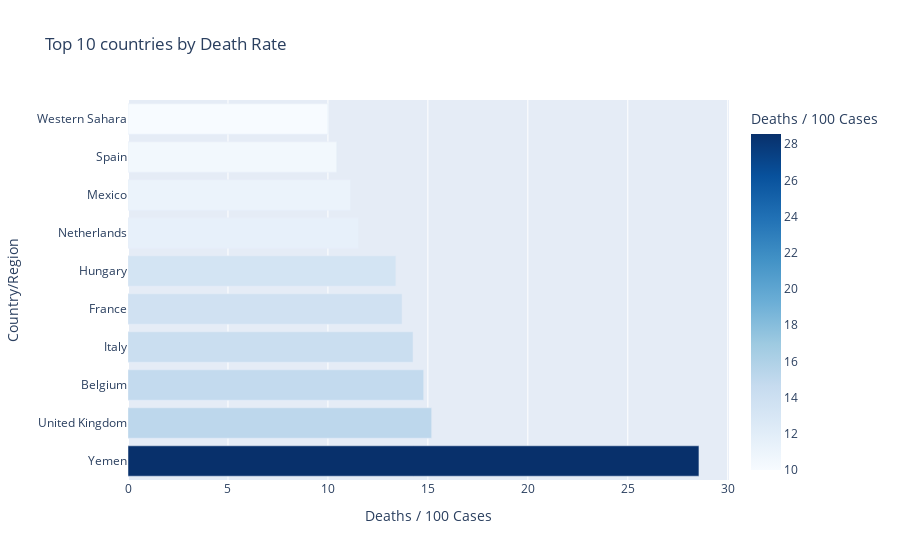

The notebook cell saved with this chart:
### Code cell
top_countries = df.nlargest(10, "Deaths / 100 Cases")
fig = px.bar(top_countries,x="Deaths / 100 Cases",y="Country/Region",
        orientation= "h", title = "Top 10 countries by Death Rate",
        color="Deaths / 100 Cases",color_continuous_scale="Blues")

fig.show()

### Figure 1 — Plotly figure (JSON) as saved in the notebook; plotly's stock layout.template omitted (floating-point values rounded to 4 significant figures)
{"data": [{"hovertemplate": "Deaths / 100 Cases=%{marker.color}<br>Country/Region=%{y}<extra></extra>", "legendgroup": "", "marker": {"color": [28.56, 15.19, 14.79, 14.26, 13.71, 13.4, 11.53, 11.13, 10.44, 10.0], "coloraxis": "coloraxis", "pattern": {"shape": ""}}, "name": "", "orientation": "h", "showlegend": false, "textposition": "auto", "type": "bar", "x": [28.56, 15.19, 14.79, 14.26, 13.71, 13.4, 11.53, 11.13, 10.44, 10.0], "xaxis": "x", "y": ["Yemen", "United Kingdom", "Belgium", "Italy", "France", "Hungary", "Netherlands", "Mexico", "Spain", "Western Sahara"], "yaxis": "y"}], "layout": {"barmode": "relative", "coloraxis": {"colorbar": {"title": {"text": "Deaths / 100 Cases"}}, "colorscale": [[0, "rgb(247,251,255)"], [0.125, "rgb(222,235,247)"], [0.25, "rgb(198,219,239)"], [0.375, "rgb(158,202,225)"], [0.5, "rgb(107,174,214)"], [0.625, "rgb(66,146,198)"], [0.75, "rgb(33,113,181)"], [0.875, "rgb(8,81,156)"], [1, "rgb(8,48,107)"]]}, "legend": {"tracegroupgap": 0}, "title": {"text": "Top 10 countries by Death Rate"}, "xaxis": {"anchor": "y", "domain": [0, 1], "title": {"text": "Deaths / 100 Cases"}}, "yaxis": {"anchor": "x", "domain": [0, 1], "title": {"text": "Country/Region"}}}}
